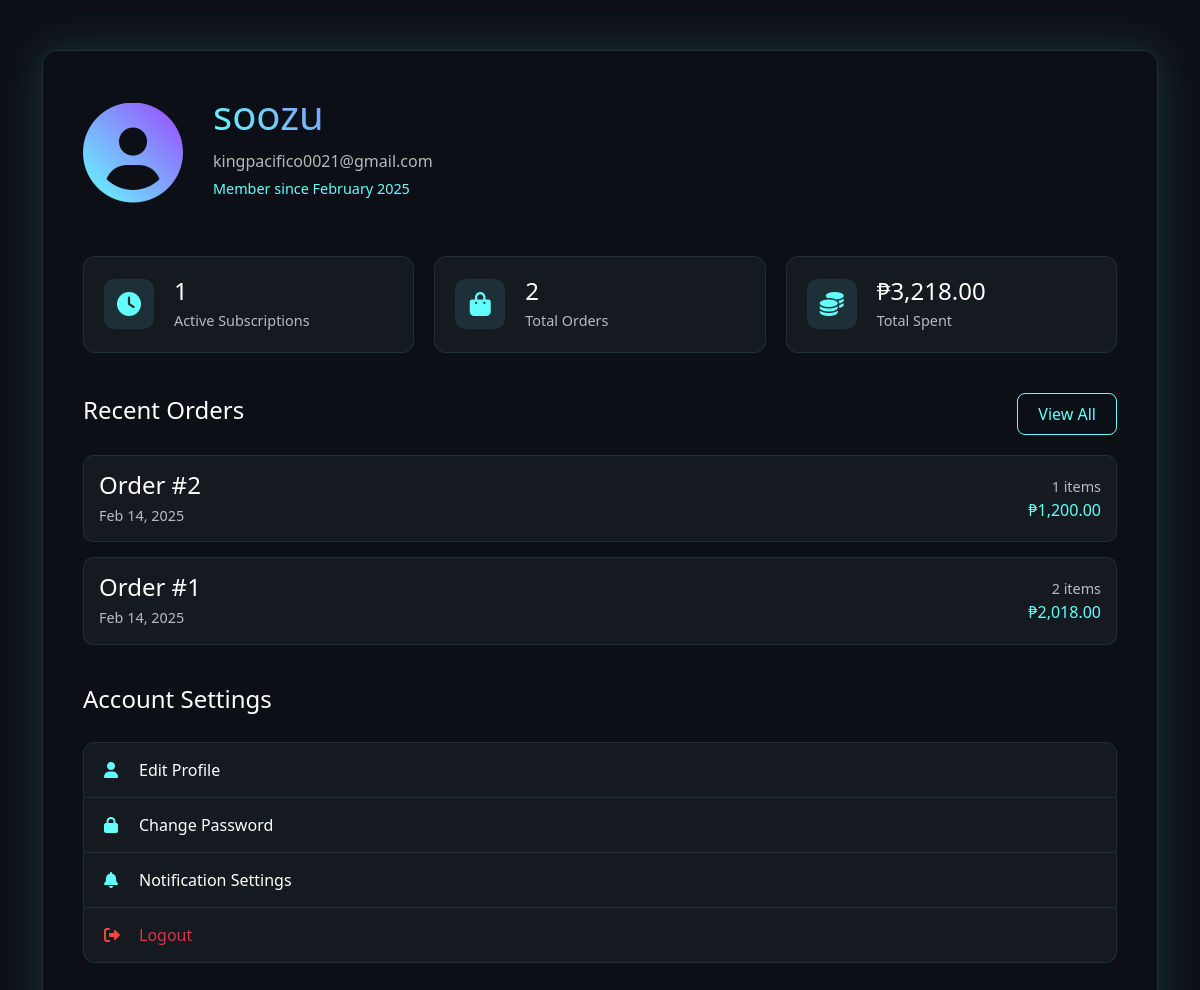
The app's page /profile.php (signed in) with its own data.
### tables this page shows
CREATE TABLE `users` (
  `id` int(11) NOT NULL,
  `username` varchar(50) NOT NULL,
  `email` varchar(100) NOT NULL,
  `password` varchar(255) NOT NULL,
  `created_at` timestamp NOT NULL DEFAULT current_timestamp(),
  `login_attempts` int(11) DEFAULT 0,
  `last_attempt` timestamp NULL DEFAULT NULL,
  `remember_token` varchar(255) DEFAULT NULL,
  `role` enum('user','admin') DEFAULT 'user'
);

CREATE TABLE `orders` (
  `id` int(11) NOT NULL,
  `user_id` int(11) DEFAULT NULL,
  `total_amount` decimal(10,2) NOT NULL,
  `status` enum('pending','completed','cancelled') DEFAULT 'pending',
  `created_at` timestamp NOT NULL DEFAULT current_timestamp()
);

### profile.php (the view, shortened to what this page needs)
<?php
require_once 'config/database.php';
$user_id = $_SESSION['user_id'];
$user_sql = "SELECT * FROM users WHERE id = ?";
$stmt = $conn->prepare($user_sql);
$stmt->bind_param("i", $user_id);
$stmt->execute();
$user = $stmt->get_result()->fetch_assoc();
$sub_sql = "SELECT COUNT(*) as count FROM subscriptions
            WHERE user_id = ? AND status = 'active'
            AND end_date > NOW()";
$stmt = $conn->prepare($sub_sql);
$stmt->bind_param("i", $user_id);
$stmt->execute();
$active_subs = $stmt->get_result()->fetch_assoc()['count'];
$orders_sql = "SELECT o.*, COUNT(oi.id) as items_count
               FROM orders o
               LEFT JOIN order_items oi ON o.id = oi.order_id
               WHERE o.user_id = ?
               GROUP BY o.id
               ORDER BY o.created_at DESC
               LIMIT 5";
$stmt = $conn->prepare($orders_sql);
$stmt->bind_param("i", $user_id);
$stmt->execute();
$recent_orders = $stmt->get_result()->fetch_all(MYSQLI_ASSOC);
$total_sql = "SELECT SUM(total_amount) as total FROM orders WHERE user_id = ?";
$stmt = $conn->prepare($total_sql);
$stmt->bind_param("i", $user_id);
$stmt->execute();
$total_spent = $stmt->get_result()->fetch_assoc()['total'] ?? 0;
?>
<!DOCTYPE html>
<html lang="en">
<head>
    <link href="https://cdn.jsdelivr.net/npm/bootstrap@5.3.0/dist/css/bootstrap.min.css" rel="stylesheet">
    <link rel="stylesheet" href="https://cdnjs.cloudflare.com/ajax/libs/font-awesome/6.0.0/css/all.min.css">
    <link rel="stylesheet" href="assets/css/common.css">
    <link rel="stylesheet" href="assets/css/profile.css">
</head>
<body>
    <div class="profile-bg">
        <div class="container">
            <div class="profile-container">
                <div class="profile-header">
                    <div class="profile-avatar">
                        <i class="fas fa-user-circle"></i>
                    </div>
                    <div class="profile-info">
                        <h1><?php echo htmlspecialchars($user['username']); ?></h1>
                        <p class="email"><?php echo htmlspecialchars($user['email']); ?></p>
                        <p class="member-since">Member since <?php echo date('F Y', strtotime($user['created_at'])); ?></p>
                    </div>
                </div>
                <div class="stats-grid">
                    <div class="stat-card">
                        <div class="stat-icon">
                            <i class="fas fa-clock"></i>
                        </div>
                        <div class="stat-info">
                            <h3><?php echo $active_subs; ?></h3>
                            <p>Active Subscriptions</p>
                        </div>
                    </div>
                    <div class="stat-card">
                        <div class="stat-icon">
                            <i class="fas fa-shopping-bag"></i>
                        </div>
                        <div class="stat-info">
                            <h3><?php echo count($recent_orders); ?></h3>
                            <p>Total Orders</p>
                        </div>
                    </div>
                    <div class="stat-card">
                        <div class="stat-icon">
                            <i class="fas fa-coins"></i>
                        </div>
                        <div class="stat-info">
                            <h3>₱<?php echo number_format($total_spent, 2); ?></h3>
                            <p>Total Spent</p>
                        </div>
                    </div>
                </div>
                <div class="profile-sections">
                    <div class="section">
                        <div class="section-header">
                            <h2>Recent Orders</h2>
                            <a href="orders.php" class="btn btn-outline">View All</a>
                        </div>
                        <?php if(empty($recent_orders)): ?>
                            <div class="empty-state">
                                <i class="fas fa-shopping-bag"></i>
                                <p>No orders yet</p>
                            </div>
                        <?php else: ?>
                            <div class="orders-list">
                                <?php foreach($recent_orders as $order): ?>
                                    <div class="order-item">
                                        <div class="order-info">
                                            <h4>Order #<?php echo $order['id']; ?></h4>
                                            <p><?php echo date('M j, Y', strtotime($order['created_at'])); ?></p>
                                        </div>
                                        <div class="order-meta">
                                            <span class="items"><?php echo $order['items_count']; ?> items</span>
                                            <span class="total">₱<?php echo number_format($order['total_amount'], 2); ?></span>
                                        </div>
                                    </div>
                                <?php endforeach; ?>
                            </div>
                        <?php endif; ?>
                    </div>
                    <div class="section">
                        <div class="section-header">
                            <h2>Account Settings</h2>
                        </div>
                        <div class="settings-list">
                            <a href="#" class="setting-item">
                                <i class="fas fa-user"></i>
                                <span>Edit Profile</span>
                            </a>
                            <a href="#" class="setting-item">
                                <i class="fas fa-lock"></i>
                                <span>Change Password</span>
                            </a>
                            <a href="#" class="setting-item">
                                <i class="fas fa-bell"></i>
                                <span>Notification Settings</span>
                            </a>
                            <a href="logout.php" class="setting-item text-danger">
                                <i class="fas fa-sign-out-alt"></i>
                                <span>Logout</span>
                            </a>
                        </div>
                    </div>
                </div>
            </div>
        </div>
    </div>
</body>
</html>

### assets/css/common.css (style rules this page uses)
:root { --primary-color: #2c3e50; --secondary-color: #3498db; --accent-color: #e74c3c; }
body { font-family: 'Segoe UI', Tahoma, Geneva, Verdana, sans-serif; background-color: #f8f9fa; }

### assets/css/profile.css (style rules this page uses)
:root { --primary-color: #63FFFB; --secondary-color: #9C47FF; --dark-bg: #0D1117; --card-bg: rgba(30, 35, 45, 0.9); --text-color: #ffffff; }
body { background: var(--dark-bg); color: var(--text-color); font-family: 'Segoe UI', Tahoma, Geneva, Verdana, sans-serif; min-height: 100vh; }
.profile-container { background: rgba(13, 17, 23, 0.95); border-radius: 15px; border: 1px solid rgba(99, 255, 251, 0.15); box-shadow: 0 0 40px rgba(99, 255, 251, 0.15); padding: 40px; margin: 50px 0; backdrop-filter: blur(10px); }
.profile-header { display: flex; align-items: center; margin-bottom: 40px; }
.profile-avatar { width: 100px; height: 100px; margin-right: 30px; }
.profile-avatar i { font-size: 100px; background: linear-gradient(45deg, var(--primary-color), var(--secondary-color)); -webkit-background-clip: text; -webkit-text-fill-color: transparent; }
.profile-info h1 { font-size: 2.5rem; margin-bottom: 10px; background: linear-gradient(45deg, var(--primary-color), var(--secondary-color)); -webkit-background-clip: text; -webkit-text-fill-color: transparent; }
.profile-info .email { color: rgba(255, 255, 255, 0.7); margin-bottom: 5px; }
.profile-info .member-since { color: var(--primary-color); font-size: 0.9rem; }
.stats-grid { display: grid; grid-template-columns: repeat(auto-fit, minmax(200px, 1fr)); gap: 20px; margin-bottom: 40px; }
.stat-card { background: rgba(30, 35, 45, 0.5); border: 1px solid rgba(99, 255, 251, 0.1); border-radius: 12px; padding: 20px; display: flex; align-items: center; transition: all 0.3s ease; }
.stat-icon { width: 50px; height: 50px; background: rgba(99, 255, 251, 0.1); border-radius: 10px; display: flex; align-items: center; justify-content: center; margin-right: 20px; }
.stat-icon i { font-size: 1.5rem; color: var(--primary-color); }
.stat-info h3 { font-size: 1.5rem; margin-bottom: 5px; color: var(--text-color); }
.stat-info p { color: rgba(255, 255, 255, 0.7); font-size: 0.9rem; margin: 0; }
.section { margin-bottom: 40px; }
.section-header { display: flex; justify-content: space-between; align-items: center; margin-bottom: 20px; }
.section-header h2 { font-size: 1.5rem; color: var(--text-color); }
.btn-outline { background: transparent; border: 1px solid var(--primary-color); color: var(--primary-color); padding: 8px 20px; border-radius: 8px; transition: all 0.3s ease; }
.orders-list { display: grid; gap: 15px; }
.order-item { background: rgba(30, 35, 45, 0.5); border: 1px solid rgba(99, 255, 251, 0.1); border-radius: 10px; padding: 15px; display: flex; justify-content: space-between; align-items: center; transition: all 0.3s ease; }
.order-info h4 { color: var(--text-color); margin-bottom: 5px; }
.order-info p { color: rgba(255, 255, 255, 0.7); font-size: 0.9rem; margin: 0; }
.order-meta { text-align: right; }
.order-meta .items { display: block; color: rgba(255, 255, 255, 0.7); font-size: 0.9rem; }
.order-meta .total { color: var(--primary-color); font-weight: 500; }
.settings-list { background: rgba(30, 35, 45, 0.5); border: 1px solid rgba(99, 255, 251, 0.1); border-radius: 12px; overflow: hidden; }
.setting-item { display: flex; align-items: center; padding: 15px 20px; color: var(--text-color); text-decoration: none; border-bottom: 1px solid rgba(99, 255, 251, 0.1); transition: all 0.3s ease; }
.setting-item:last-child { border-bottom: none; }
.setting-item i { width: 20px; margin-right: 15px; color: var(--primary-color); }
.setting-item.text-danger i { color: #FF453A; }

### records on screen
users: username "soozu", email "kingpacifico0021@gmail.com", created_at "February 2025"
orders: id "2", created_at "Feb 14, 2025", items_count "1", total_amount "1,200.00"
orders: id "1", created_at "Feb 14, 2025", items_count "2", total_amount "2,018.00"

### other values on screen
$active_subs "1"
count($recent_orders) "2"
$total_spent "3,218.00"
